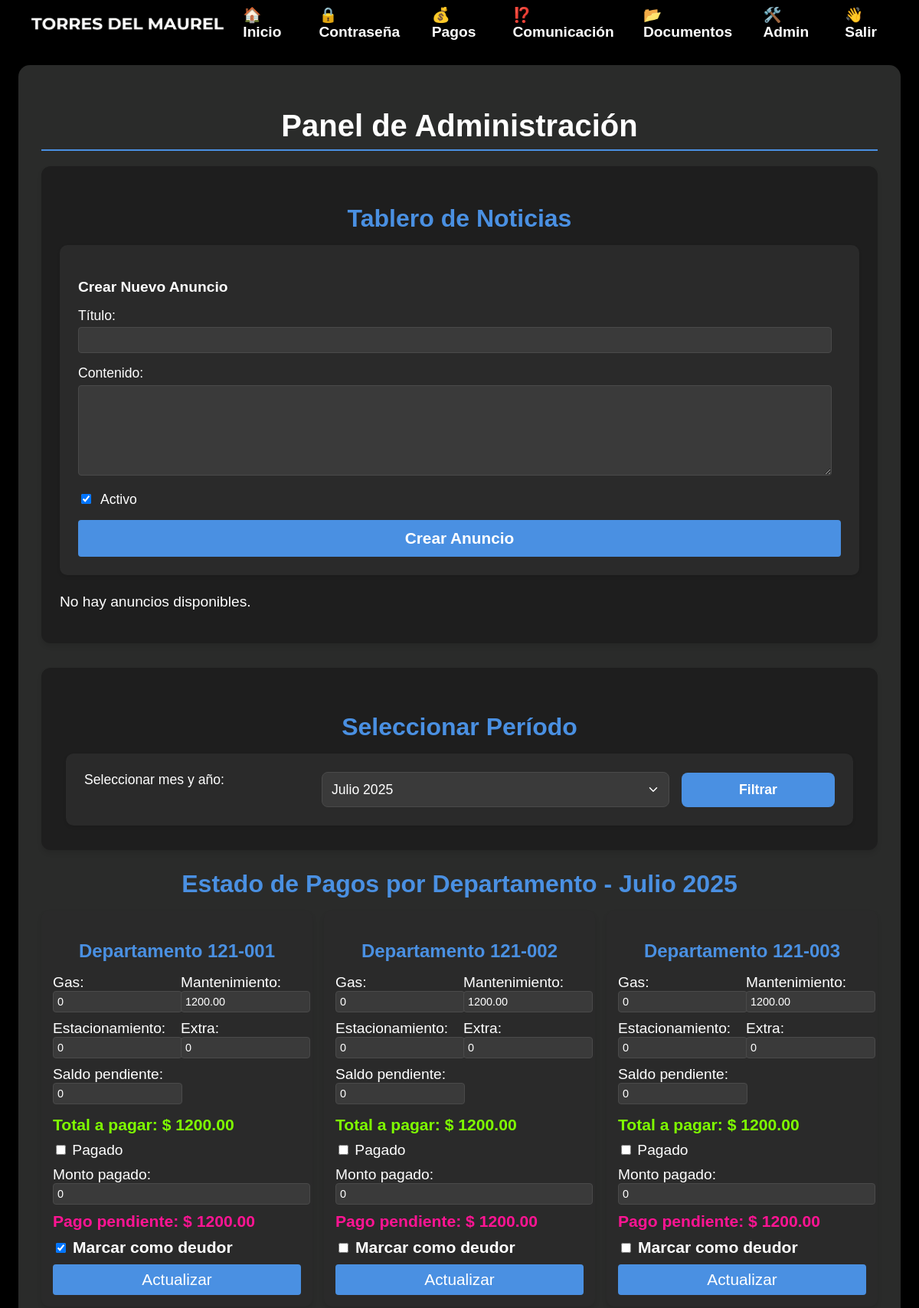
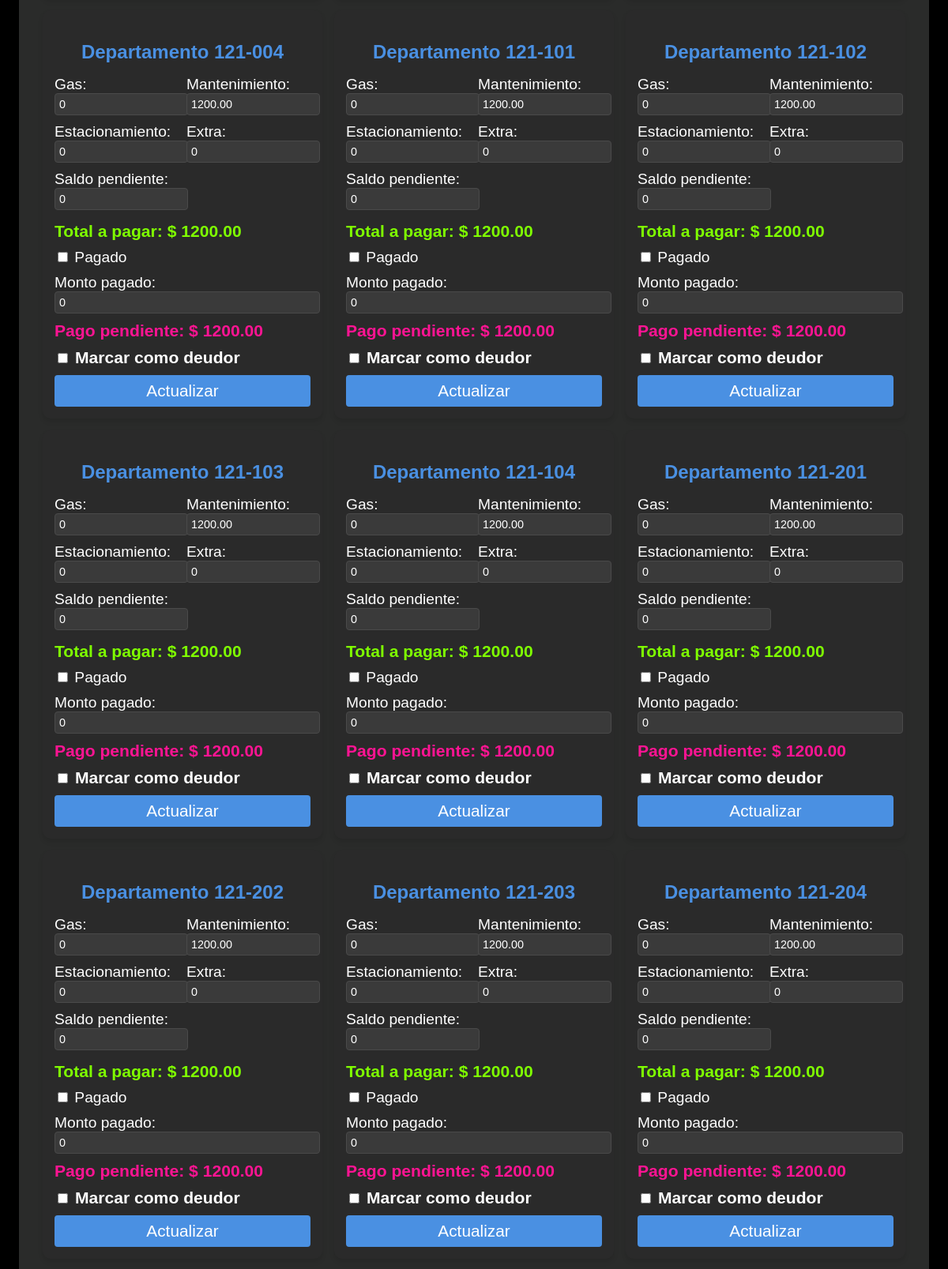
Screenshot of /panel/ (signed in, upper part) with the database file from the repository (2 pictures, top to bottom).
### website/models.py (models this page shows, shortened)
class CustomUser(AbstractUser):
    apartment_number = models.CharField(max_length=7, unique=True, null=True, blank=True)
    email = models.EmailField(unique=True)
    phone_number = models.CharField(max_length=15, blank=True, null=True)
    is_first_login = models.BooleanField(default=True)
    is_debtor = models.BooleanField(default=False)
    groups = models.ManyToManyField(
        Group,
        verbose_name='groups',
        blank=True,
        help_text='The groups this user belongs to.',
        related_name='customuser_set',
        related_query_name='customuser',
    )
    user_permissions = models.ManyToManyField(
        Permission,
        verbose_name='user permissions',
        blank=True,
        help_text='Specific permissions for this user.',
        related_name='customuser_set',
        related_query_name='customuser',
    )

class MonthlyFees(models.Model):
    user = models.ForeignKey(CustomUser, on_delete=models.CASCADE, related_name='monthly_fees')
    month = models.DateField()
    gas_fee = models.DecimalField(max_digits=10, decimal_places=2, default=0)
    maintenance_fee = models.DecimalField(max_digits=10, decimal_places=2, default=1200)
    parking_fee = models.DecimalField(max_digits=10, decimal_places=2, default=0)
    extra_fee = models.DecimalField(max_digits=10, decimal_places=2, default=0)
    past_due = models.DecimalField(max_digits=10, decimal_places=2, default=0)
    is_paid = models.BooleanField(default=False)
    paid_amount = models.DecimalField(max_digits=10, decimal_places=2, default=0)
    class Meta:
        unique_together = ('user', 'month')
    @property
    def total_fee(self):
        return self.gas_fee + self.maintenance_fee + self.parking_fee + self.extra_fee + self.past_due
    @property
    def remaining_amount(self):
        return self.total_fee - self.paid_amount

### website/views.py (the view, shortened to what this page needs)
# urls.py: path('panel/', views.panel, name='panel'),
@login_required
@user_passes_test(lambda u: u.is_staff)
def panel(request):
    try:
        start_date = timezone.datetime(2025, 6, 1).date()
        end_date = start_date + relativedelta(years=5, months=-1)
        selected_date = request.GET.get('date', '').strip()
        selected_year = None
        selected_month = None
        current_month = None
        if not selected_date or not current_month:
            current_date = timezone.now().date()
            if current_date >= start_date:
                current_month = current_date.replace(day=1)
            else:
                current_month = start_date
            selected_year, selected_month = current_month.year, current_month.month
        date_range = []
        current = start_date
        while current <= end_date:
            date_range.append((current.year, current.month))
            current += relativedelta(months=1)
        apartments = CustomUser.objects.filter(apartment_number__isnull=False).order_by('apartment_number')
        announcements = Announcement.objects.all().order_by('-created_at')
        if current_month >= start_date:
            for apartment in apartments:
                MonthlyFees.objects.get_or_create(user=apartment, month=current_month)
        cleanup_stats = {
            'total_monthly_fees': MonthlyFees.objects.filter(
                is_paid=True,
                month__gte=start_date  # Only count from June 2025
            ).count(),
            'total_payment_reports': PaymentReport.objects.filter(
                month__gte=start_date  # Only count from June 2025
            ).count(),
            'superuser_count': CustomUser.objects.filter(is_superuser=True).count(),
        }
        context = {
            'apartments': apartments,
            'current_month': current_month,
            'selected_year': selected_year,
            'selected_month': selected_month,
            'date_range': date_range,
            'announcements': announcements,
            'cleanup_stats': cleanup_stats,
            'all_users': apartments,  # For cleanup user dropdown
            'start_date': start_date,  # Pass start date to template if needed
        }
        return render(request, 'panel.html', context)
    except Exception as e:
        logger.error(f"Error in panel view: {str(e)}")
        if request.headers.get('X-Requested-With') == 'XMLHttpRequest':
            return JsonResponse({'success': False, 'errors': 'Error interno del servidor'})
        messages.error(request, 'Error interno del servidor')
        return redirect('panel')

### website/templates/panel.html (shortened to what this page needs)
{% extends "base.html" %}
{% load static %}
{% block extra_css %}
<link rel="stylesheet" href="{% static 'css/panel.css' %}">
{% endblock %}
{% block content %}
<div class="admin-panel">
    <h1>Panel de Administración</h1>
    <div class="announcements-section">
        <h2>Tablero de Noticias</h2>
        <form class="announcement-form" method="post" action="{% url 'panel' %}">
            <h3>Crear Nuevo Anuncio</h3>
            <div class="form-group">
                <label for="title">Título:</label>
                <input type="text" id="title" name="title" required>
            </div>
            <div class="form-group">
                <label for="content">Contenido:</label>
                <textarea id="content" name="content" required></textarea>
            </div>
            <div class="form-group">
                <label>
                    <input type="checkbox" name="is_active" checked>
                    Activo
                </label>
            </div>
            <button type="submit" name="create_announcement">Crear Anuncio</button>
        </form>
        {% if announcements %}
            <ul class="announcements-list">
                {% for announcement in announcements %}
                    <li class="announcement-item">
                        <div class="announcement-content">
                            <h3>{{ announcement.title }}</h3>
                            <p>{{ announcement.content }}</p>
                            <p class="announcement-meta">
                                Creado el: {{ announcement.created_at|date:"d/m/Y H:i" }}
                                <br>
                                Estado: {% if announcement.is_active %}Activo{% else %}Inactivo{% endif %}
                            </p>
                        </div>
                        <div class="announcement-actions">
                            <button type="button" class="edit-announcement" data-id="{{ announcement.id }}">Editar</button>
                            <form id="edit-form-{{ announcement.id }}"
                                  class="edit-form"
                                  method="post"
                                  action="{% url 'panel' %}"
                                  style="display: none;">
                                {% csrf_token %}
                                <input type="hidden" name="announcement_id" value="{{ announcement.id }}">
                                <div class="form-group">
                                    <label for="edit-title-{{ announcement.id }}">Título:</label>
                                    <input type="text"
                                           id="edit-title-{{ announcement.id }}"
                                           name="title"
                                           value="{{ announcement.title }}"
                                           required>
                                </div>
                                <div class="form-group">
                                    <label for="edit-content-{{ announcement.id }}">Contenido:</label>
                                    <textarea id="edit-content-{{ announcement.id }}"
                                              name="content"
                                              required>{{ announcement.content }}</textarea>
                                </div>
                                <div class="form-group">
                                    <label>
                                        <input type="checkbox"
                                               name="is_active"
                                               {% if announcement.is_active %}checked{% endif %}>
                                        Activo
                                    </label>
                                </div>
                                <button type="submit" name="edit_announcement">
                                    Guardar Cambios
                                </button>
                            </form>
                            <form method="post"
                                  action="{% url 'panel' %}"
                                  class="delete-form"
                                  onsubmit="return confirm('¿Está seguro de que desea eliminar este anuncio?')">
                                {% csrf_token %}
                                <input type="hidden" name="announcement_id" value="{{ announcement.id }}">
                                <button type="submit" name="delete_announcement" class="delete-button">
                                    Eliminar
                                </button>
                            </form>
                        </div>
                    </li>
                {% endfor %}
            </ul>
        {% else %}
            <p>No hay anuncios disponibles.</p>
        {% endif %}
    </div>
    <div class="date-filter-section">
        <h2>Seleccionar Período</h2>
        <div class="filter-controls">
            <form id="date-filter-form" method="get">
                <label for="date-select">Seleccionar mes y año:</label>
                <select name="date" id="date-select">
                    {% for year, month in date_range %}
                    {% with month|stringformat:"02d" as month_string %}
                    <option value="{{ year }}-{{ month_string }}" {% if year == selected_year and month == selected_month %}selected{% endif %}>
                        {% if month_string == "01" %}Enero {{ year }}
                        {% elif month_string == "02" %}Febrero {{ year }}
                        {% elif month_string == "03" %}Marzo {{ year }}
                        {% elif month_string == "04" %}Abril {{ year }}
                        {% elif month_string == "05" %}Mayo {{ year }}
                        {% elif month_string == "06" %}Junio {{ year }}
                        {% elif month_string == "07" %}Julio {{ year }}
                        {% elif month_string == "08" %}Agosto {{ year }}
                        {% elif month_string == "09" %}Septiembre {{ year }}
                        {% elif month_string == "10" %}Octubre {{ year }}
                        {% elif month_string == "11" %}Noviembre {{ year }}
                        {% elif month_string == "12" %}Diciembre {{ year }}
                        {% endif %}
                    </option>
                    {% endwith %}
                    {% endfor %}
                </select>
                <button type="submit">Filtrar</button>
            </form>
        </div>
    </div>
    <div class="apartments-section">
        <h2>Estado de Pagos por Departamento - {{ current_month|date:"F Y" }}</h2>
        <div class="apartments-list">
            {% for apartment in apartments %}
                {% if apartment.apartment_number %}
                    <div class="apartment-card">
                        <h3>Departamento {{ apartment.apartment_number }}</h3>
                        <form method="post">
                            <div class="fee-group">
                                <div class="fee-item">
                                    <label>Gas:</label>
                                    <input type="number" name="gas_fee" value="{{ apartment.monthly_fees.last.gas_fee|default:0 }}" step="0.01" class="fee-input">
                                </div>
                                <div class="fee-item">
                                    <label>Mantenimiento:</label>
                                    <input type="number" name="maintenance_fee" value="{{ apartment.monthly_fees.last.maintenance_fee|default:1200 }}" step="0.01" class="fee-input">
                                </div>
                                <div class="fee-item">
                                    <label>Estacionamiento:</label>
                                    <input type="number" name="parking_fee" value="{{ apartment.monthly_fees.last.parking_fee|default:0 }}" step="0.01" class="fee-input">
                                </div>
                                <div class="fee-item">
                                    <label>Extra:</label>
                                    <input type="number" name="extra_fee" value="{{ apartment.monthly_fees.last.extra_fee|default:0 }}" step="0.01" class="fee-input">
                                </div>
                                <div class="fee-item">
                                    <label>Saldo pendiente:</label>
                                    <input type="number" name="past_due" value="{{ apartment.monthly_fees.last.past_due|default:0 }}" step="0.01" class="fee-input">
                                </div>
                            </div>
                            <div class="total-amount">
                                Total a pagar: $ <span class="total-value">{{ apartment.monthly_fees.last.total_fee|default:0 }}</span>
                            </div>
                            <div class="payment-status">
                                <label class="checkbox-container">
                                    <input type="checkbox" name="is_paid" {% if apartment.monthly_fees.last.is_paid %}checked{% endif %}>
                                    Pagado
                                </label>
                            </div>
                            <div class="paid-amount">
                                <label>Monto pagado:</label>
                                <input type="number" name="paid_amount" value="{{ apartment.monthly_fees.last.paid_amount|default:0 }}" step="0.01" class="fee-input paid-amount-input">
                            </div>
                            <div class="pending-payment">
                                <label>Pago pendiente: $</label>
                                <span class="pending-value">{{ apartment.monthly_fees.last.remaining_amount|default:0 }}</span>
                            </div>
                            <div class="is-debtor">
                                <input type="checkbox" name="is_debtor" id="is_debtor_{{ apartment.id }}" {% if apartment.is_debtor %}checked{% endif %}>
                                <label for="is_debtor_{{ apartment.id }}">Marcar como deudor</label>
                            </div>
                            <button type="submit" class="update-btn">Actualizar</button>
                        </form>
                    </div>
                {% endif %}
            {% endfor %}
        </div>
    </div>
</div>
{% endblock %}

### website/static/css/base.css (style rules this page uses)
body { font-family: Arial, sans-serif; background-color: black; margin: 0; padding: 0; min-height: 100vh; display: flex; flex-direction: column; }

### rows the page displays
CustomUser: apartment_number "121-001", gas_fee "0", maintenance_fee "1200.00", parking_fee "0", extra_fee "0", past_due "0", monthly_fees.last.total_fee "1200.00", paid_amount "0", monthly_fees.last.remaining_amount "1200.00", is_debtor "☑"
CustomUser: apartment_number "121-002", gas_fee "0", maintenance_fee "1200.00", parking_fee "0", extra_fee "0", past_due "0", monthly_fees.last.total_fee "1200.00", paid_amount "0", monthly_fees.last.remaining_amount "1200.00"
CustomUser: apartment_number "121-003", gas_fee "0", maintenance_fee "1200.00", parking_fee "0", extra_fee "0", past_due "0", monthly_fees.last.total_fee "1200.00", paid_amount "0", monthly_fees.last.remaining_amount "1200.00"
CustomUser: apartment_number "121-004", gas_fee "0", maintenance_fee "1200.00", parking_fee "0", extra_fee "0", past_due "0", monthly_fees.last.total_fee "1200.00", paid_amount "0", monthly_fees.last.remaining_amount "1200.00"
CustomUser: apartment_number "121-101", gas_fee "0", maintenance_fee "1200.00", parking_fee "0", extra_fee "0", past_due "0", monthly_fees.last.total_fee "1200.00", paid_amount "0", monthly_fees.last.remaining_amount "1200.00"
CustomUser: apartment_number "121-102", gas_fee "0", maintenance_fee "1200.00", parking_fee "0", extra_fee "0", past_due "0", monthly_fees.last.total_fee "1200.00", paid_amount "0", monthly_fees.last.remaining_amount "1200.00"
CustomUser: apartment_number "121-103", gas_fee "0", maintenance_fee "1200.00", parking_fee "0", extra_fee "0", past_due "0", monthly_fees.last.total_fee "1200.00", paid_amount "0", monthly_fees.last.remaining_amount "1200.00"
CustomUser: apartment_number "121-104", gas_fee "0", maintenance_fee "1200.00", parking_fee "0", extra_fee "0", past_due "0", monthly_fees.last.total_fee "1200.00", paid_amount "0", monthly_fees.last.remaining_amount "1200.00"
CustomUser: apartment_number "121-201", gas_fee "0", maintenance_fee "1200.00", parking_fee "0", extra_fee "0", past_due "0", monthly_fees.last.total_fee "1200.00", paid_amount "0", monthly_fees.last.remaining_amount "1200.00"
CustomUser: apartment_number "121-202", gas_fee "0", maintenance_fee "1200.00", parking_fee "0", extra_fee "0", past_due "0", monthly_fees.last.total_fee "1200.00", paid_amount "0", monthly_fees.last.remaining_amount "1200.00"
CustomUser: apartment_number "121-203", gas_fee "0", maintenance_fee "1200.00", parking_fee "0", extra_fee "0", past_due "0", monthly_fees.last.total_fee "1200.00", paid_amount "0", monthly_fees.last.remaining_amount "1200.00"
CustomUser: apartment_number "121-204", gas_fee "0", maintenance_fee "1200.00", parking_fee "0", extra_fee "0", past_due "0", monthly_fees.last.total_fee "1200.00", paid_amount "0", monthly_fees.last.remaining_amount "1200.00"

### other values shown
{{ current_month|date:"F Y" }} "Julio 2025"
